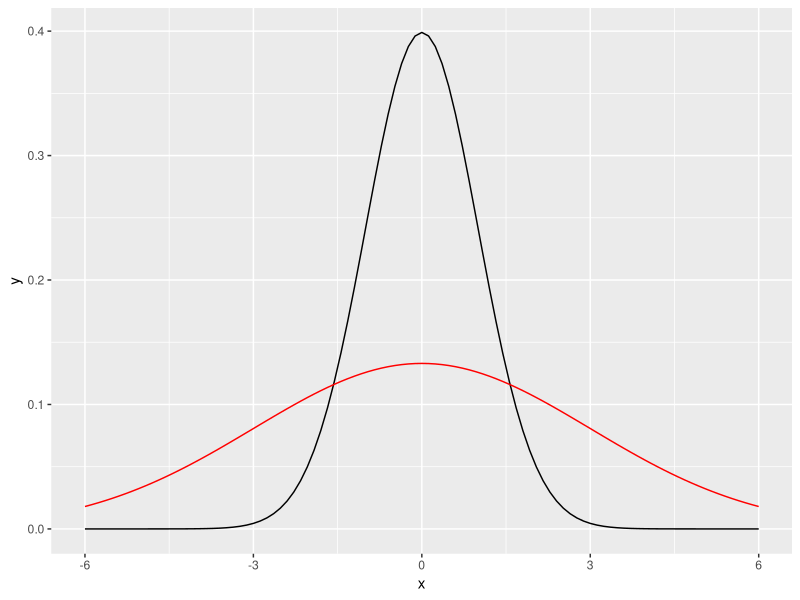
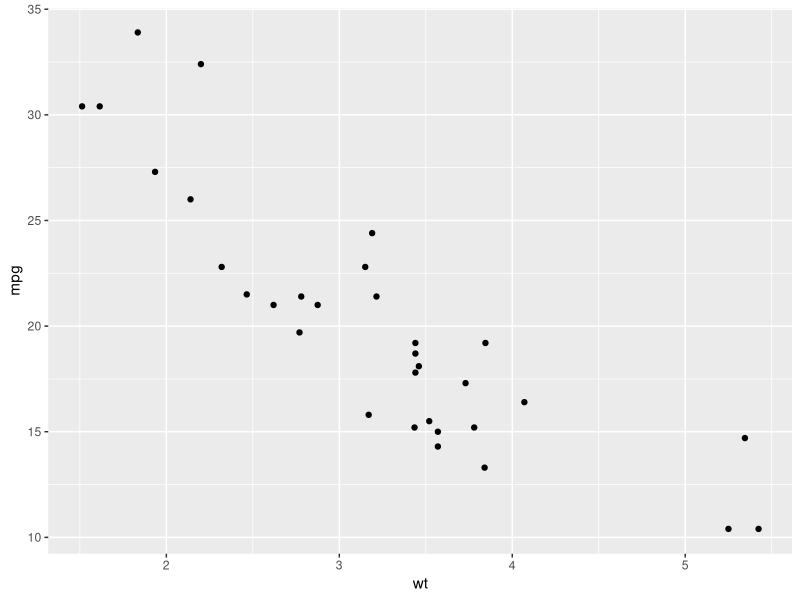
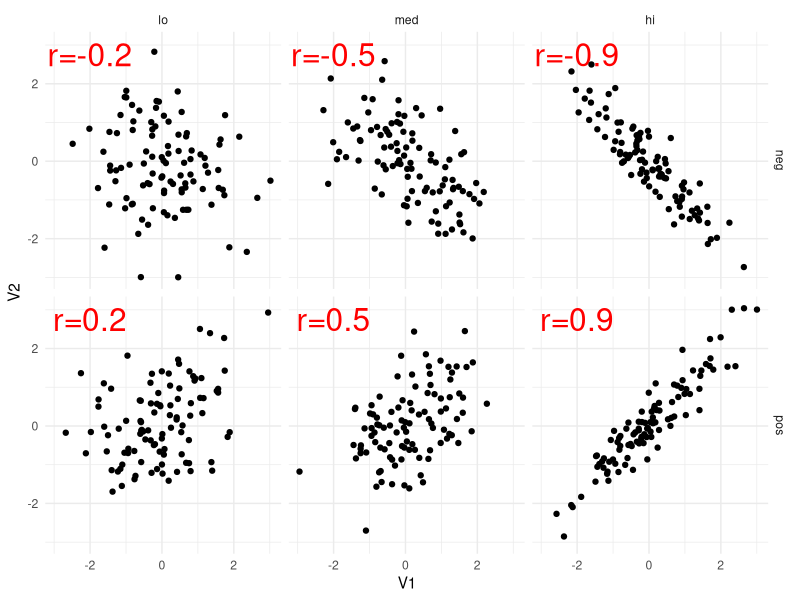
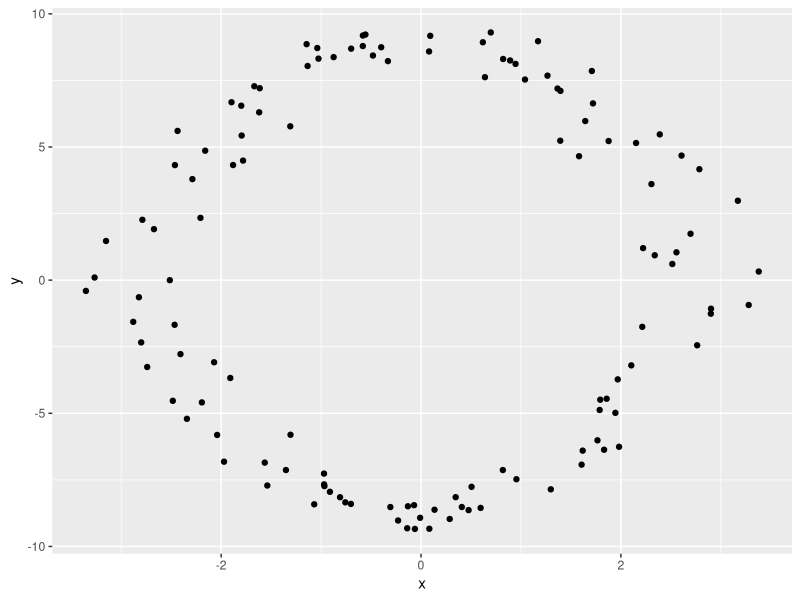

Recreate these plots in R, in order.
## ---- chunk 1
library(dplyr)
library(ggplot2)
## ---- chunk 2
ggplot(data.frame(x = -6:6), aes(x)) +
  stat_function(fun = dnorm) +
  stat_function(fun = dnorm, args = list(sd = 3), color = "red")
## ---- chunk 3
head(mtcars, 9)
## ---- chunk 4
ggplot(mtcars) +
  geom_point(aes(wt, mpg))
## ---- chunk 5
with(mtcars, cov(wt, mpg))
## ---- chunk 6
with(mtcars, cor(wt, mpg))
## ---- chunk 7
# returns a data frame of two variables which correlate with a population correlation of rho
# If desired, one of both variables can be fixed to an existing variable by specifying x
getBiCop <- function(n, rho, mar.fun=rnorm, x = NULL, ...) {
     if (!is.null(x)) {X1 <- x} else {X1 <- mar.fun(n, ...)}
     if (!is.null(x) & length(x) != n) warning("Variable x does not have the same length as n!")

     C <- matrix(rho, nrow = 2, ncol = 2)
     diag(C) <- 1

     C <- chol(C)

     X2 <- mar.fun(n)
     X <- cbind(X1,X2)

     # induce correlation (does not change X1)
     df <- X %*% C

     ## if desired: check results
     #all.equal(X1,X[,1])
     #cor(X)

     return(as.data.frame(df))
}
## ---- chunk 8
nhi <- getBiCop(100, -0.9) %>%
  mutate(sign = "neg",
         level = "hi")
nmed <- getBiCop(100, -0.5) %>%
  mutate(sign = "neg",
         level = "med")
nlo <- getBiCop(100, -0.2) %>%
  mutate(sign = "neg",
         level = "lo")
lo <- getBiCop(100, 0.2) %>%
  mutate(sign = "pos",
         level = "lo")
med <- getBiCop(100, 0.5) %>%
  mutate(sign = "pos",
         level = "med")
hi <- getBiCop(100, 0.9) %>%
  mutate(sign = "pos",
         level = "hi")

fake_data <- rbind(nhi, nmed, nlo, lo, med, hi) %>%
  mutate(level = factor(level, levels = c("lo", "med", "hi"), 
                        ordered = TRUE))

textdata <- data_frame(sign = c(rep("neg", 3), rep("pos", 3))) %>%
  mutate(level = rep(c("lo", "med", "hi"), 2),
         text = c("r=-0.2", "r=-0.5", "r=-0.9",
                  "r=0.2", "r=0.5", "r=0.9"),
         V1 = -2, V2 = 2.75,
         level = factor(level, levels = c("lo", "med", "hi"), 
                        ordered = TRUE))

ggplot(fake_data, aes(V1, V2)) +
  geom_text(aes(label = text), data = textdata,
            color = "red", size = 8) + 
  geom_point() +
  facet_grid(sign ~ level) +
  theme_minimal()

## ---- chunk 9
data_frame(x = seq(-3, 3, .1)) %>%
  mutate(y = x ^ 2 - 9,
         ny = -x ^ 2 + 9) %>%
  ggplot() +
  geom_jitter(aes(x, y), width = 0.5, height = 0.5) +
  geom_jitter(aes(x, ny), width = 0.7, height = 0.7)
